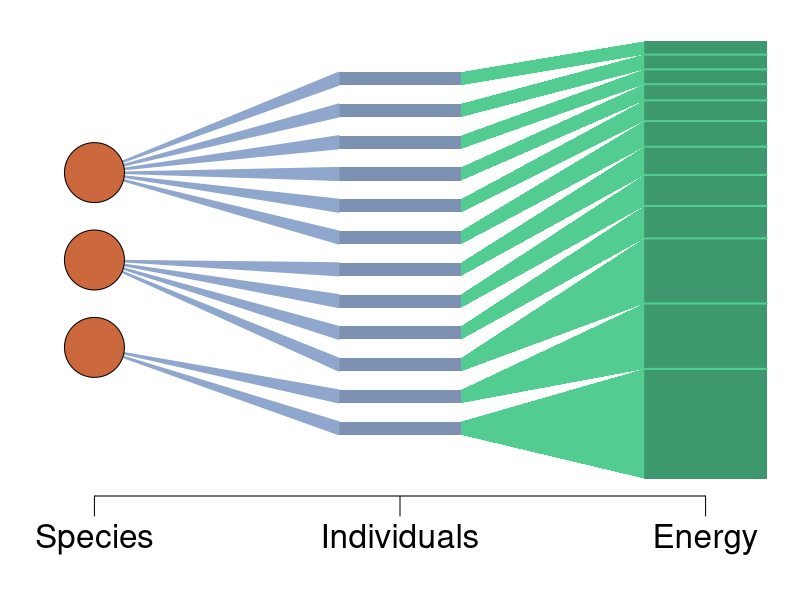

This chart was generated by the following R code: (Note: this script raises an error after producing the figure.)
## ---- chunk 1
x0 <- -1000
y <- 1500
xpls <- 1000
x <- x0

## ---- chunk 2
x <- x0
y <- y + 1000

## ---- chunk 3
x <- x + xpls

## ---- chunk 4

Ebreak <- cumsum(sort(0.03 + (1-0.03*12)*rmultinom(1,1000,rexp(11))[,1]/1000,decreasing=TRUE))
Ebreak <- c(0,Ebreak,1)

indAt <- seq(0.1,0.9,length=12)
sppAt <- seq(0.3,0.7,by=0.2)

par(mar=c(2.5, 0, 0.5, 0) + 0.1, mgp = c(1.5, 0.5, 0), cex = 2)
plot(1, type = 'n', xlim = c(0.4, 1), ylim = c(0, 1), xlab = '', axes = FALSE)

rect(0.9,0,1,1,col=hsv(0.42,0.6,0.6),border=NA)
segments(x0=0.9,x1=1,y0=Ebreak[2:12],col=hsv(0.42,0.6,0.8),lwd=2)

rect(0.65,indAt,0.75,indAt+0.03,col=hsv(0.6,0.3,0.7),border=NA)

for(i in 1:12) {
    polygon(x=c(0.75,0.75,0.9,0.9),
            y=c(indAt[i],indAt[i]+0.03,Ebreak[i+1],Ebreak[i]),
            col=hsv(0.42,0.6,0.8),border=hsv(0.42,0.6,0.8),lwd=0.2)
    
    if(i < 3) {
        polygon(x=c(0.65,0.65,0.45),
                y=c(indAt[i],indAt[i]+0.03,sppAt[1]),
                col=hsv(0.6,0.3,0.8),border=hsv(0.6,0.3,0.8))
    } else if(i < 7) {
        polygon(x=c(0.65,0.65,0.45),
                y=c(indAt[i],indAt[i]+0.03,sppAt[2]),
                col=hsv(0.6,0.3,0.8),border=hsv(0.6,0.3,0.8))
    } else {
        polygon(x=c(0.65,0.65,0.45),
                y=c(indAt[i],indAt[i]+0.03,sppAt[3]),
                col=hsv(0.6,0.3,0.8),border=hsv(0.6,0.3,0.8))
    }
}

points(rep(0.45,3),sppAt,cex=4,pch=21,bg=hsv(0.05,0.7,0.8))

axis(1,at=c(0.45,0.7,0.95),labels=c('Species','Individuals','Energy'))
## ---- chunk 5
x <- x + xpls

## ---- chunk 6
knitr::include_graphics('assets/fig/fig_meteFramework.png')
## ---- chunk 7
x <- x + xpls
## ---- chunk 8
x <- x + xpls
## ---- chunk 9
x <- x + xpls
## ---- chunk 10

layout(matrix(1:2, nrow = 1))
par(mar=c(2.5, 2.5, 1.5, 1) + 0.1, mgp = c(0.5, 0, 0), cex = 2)
curve(0.1 + 0*x, xlab = 'Standing diversity', ylab = 'Deviation from METE', lwd = 5,
      axes = FALSE, frame.plot = TRUE, col = hsv(0.7, 1, 0.7), 
      ylim = 0:1)
curve(0.7 + 0*x, lwd = 5, col = hsv(0.6, 0.6, 0.9), add = TRUE)
curve(1 - 1*x, lwd = 5, col = hsv(0, 0.6, 0.8), add = TRUE)
curve(1*x, lwd = 5, col = hsv(0.13, 1, 0.8), add = TRUE)
## ---- chunk 11
x <- x + xpls
## ---- chunk 12

layout(matrix(2:1, nrow = 1))
par(mar=c(2.5, 1, 1.5, 2.5) + 0.1, mgp = c(0.5, 0.5, 0), cex = 2, xpd = NA)
curve(0.1 + 0*x, xlab = '', ylab = 'Deviation from METE', lwd = 5,
      axes = FALSE, frame.plot = TRUE, col = hsv(0.7, 1, 0.7), 
      ylim = 0:1)
axis(1, at = 0.5, label = 0, tcl = -0.4)
mtext('Diversification rate', side = 1, line = 1.2, cex = 2)
curve(0.7 + 0*x, lwd = 5, col = hsv(0.6, 0.6, 0.9), add = TRUE)
curve(4 * (x - 0.5)^2, lwd = 5, col = hsv(0, 0.6, 0.8), add = TRUE)
## ---- chunk 13
x <- x + xpls
## ---- chunk 14

layout(matrix(2:1, nrow = 1))

par(mar=c(2.5, 1, 1.5, 2.5) + 0.1, mgp = c(0.5, 0.5, 0), cex = 2, xpd = NA)
curve(0.1 + 0*x, xlab = '', ylab = 'Deviation from METE', lwd = 5,
      axes = FALSE, frame.plot = TRUE, col = hsv(0.7, 1, 0.7), 
      ylim = 0:1)
axis(1, at = 0.5, label = 0, tcl = -0.4)
mtext('Diversification rate', side = 1, line = 1.2, cex = 2)
curve(0.7 + 0*x, lwd = 5, col = hsv(0.6, 0.6, 0.9), add = TRUE)
curve(4 * (x - 0.5)^2, lwd = 5, col = hsv(0, 0.6, 0.8), add = TRUE)

par(mar=c(2.5, 2.5, 1.5, 1) + 0.1, mgp = c(0.5, 0, 0), cex = 2)
curve(0.1 + 0*x, xlab = 'Standing diversity', ylab = 'Deviation from METE', lwd = 5,
      axes = FALSE, frame.plot = TRUE, col = hsv(0.7, 1, 0.7), 
      ylim = 0:1)
curve(0.7 + 0*x, lwd = 5, col = hsv(0.6, 0.6, 0.9), add = TRUE)
curve(1 - 1*x, lwd = 5, col = hsv(0, 0.6, 0.8), add = TRUE)
curve(1*x, lwd = 5, col = hsv(0.13, 1, 0.8), add = TRUE)
## ---- chunk 15
x <- x + xpls
## ---- chunk 16
x <- x + xpls
## ---- chunk 17
x <- x + xpls
## ---- chunk 18
x <- x + xpls
## ---- chunk 19
x <- x0
y <- y + 1000
## ---- chunk 20
x <- x0
y <- y + 1000

## ---- chunk 21
x <- x + xpls
